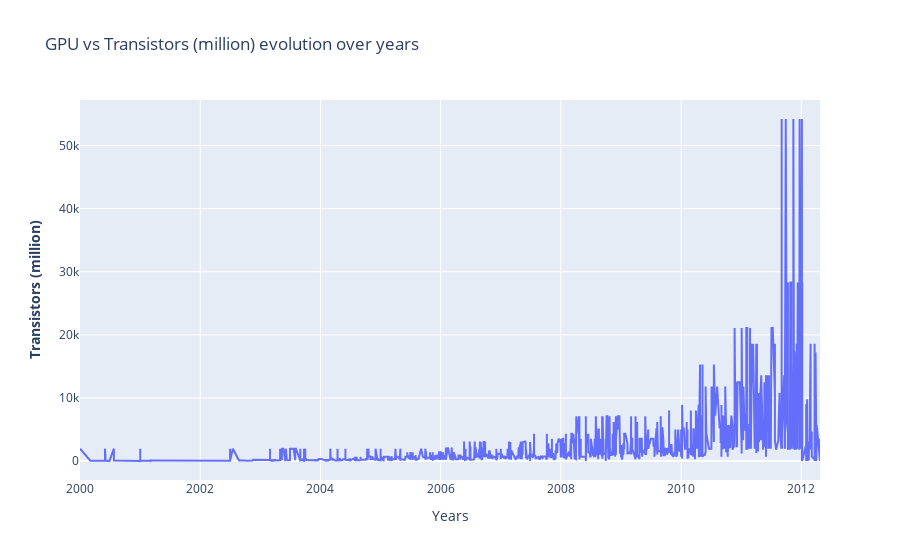
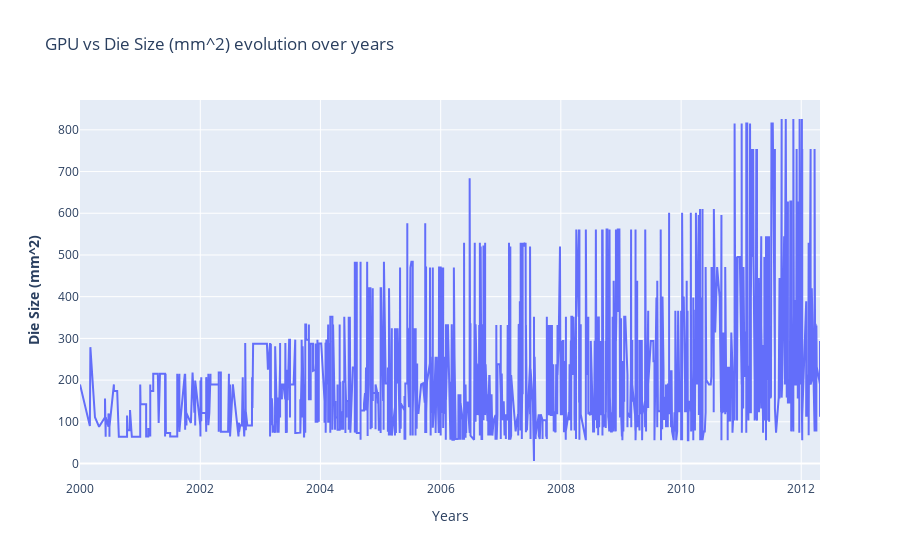

The code cell stored with these charts, in order, in its notebook:
### Markdown cell above
#### GPU

### Code cell
fig_transistors = make_subplots()
fig_die = make_subplots()

# Add traces
fig_transistors.add_trace(
    go.Scatter(x= df_an.index, y=df_gpu["Transistors (million)"] ,name= "GPU")
)
# Add figure title
fig_transistors.update_layout(
    title_text="GPU vs Transistors (million) evolution over years"
)
# Set x-axis title
fig_transistors.update_xaxes(title_text="Years")
# Set y-axes titles
fig_transistors.update_yaxes(title_text="<b>Transistors (million)", secondary_y=False)

# Add traces
fig_die.add_trace(
    go.Scatter(x= df_an.index, y=df_gpu["Die Size (mm^2)"] ,name= "GPU")
)
# Add figure title
fig_die.update_layout(
    title_text="GPU vs Die Size (mm^2) evolution over years"
)
# Set x-axis title
fig_die.update_xaxes(title_text="Years")
# Set y-axes titles
fig_die.update_yaxes(title_text="<b>Die Size (mm^2)", secondary_y=False)

fig_transistors.show()
fig_die.show()

### Figure 1 — Plotly figure (JSON) as saved in the notebook; plotly's stock layout.template omitted (floating-point values rounded to 4 significant figures; data arrays with more than 128 entries replaced by an {"elided": "..."} marker saying what was removed)
{"data": [{"name": "GPU", "type": "scatter", "x": {"elided": "4739 str values"}, "y": {"elided": "2605 float values"}}], "layout": {"title": {"text": "GPU vs Transistors (million) evolution over years"}, "xaxis": {"anchor": "y", "domain": [0, 1], "title": {"text": "Years"}}, "yaxis": {"anchor": "x", "domain": [0, 1], "title": {"text": "<b>Transistors (million)"}}}}

### Figure 2 — Plotly figure (JSON) as saved in the notebook; plotly's stock layout.template omitted (floating-point values rounded to 4 significant figures; data arrays with more than 128 entries replaced by an {"elided": "..."} marker saying what was removed)
{"data": [{"name": "GPU", "type": "scatter", "x": {"elided": "4739 str values"}, "y": {"elided": "2605 float values"}}], "layout": {"title": {"text": "GPU vs Die Size (mm^2) evolution over years"}, "xaxis": {"anchor": "y", "domain": [0, 1], "title": {"text": "Years"}}, "yaxis": {"anchor": "x", "domain": [0, 1], "title": {"text": "<b>Die Size (mm^2)"}}}}
